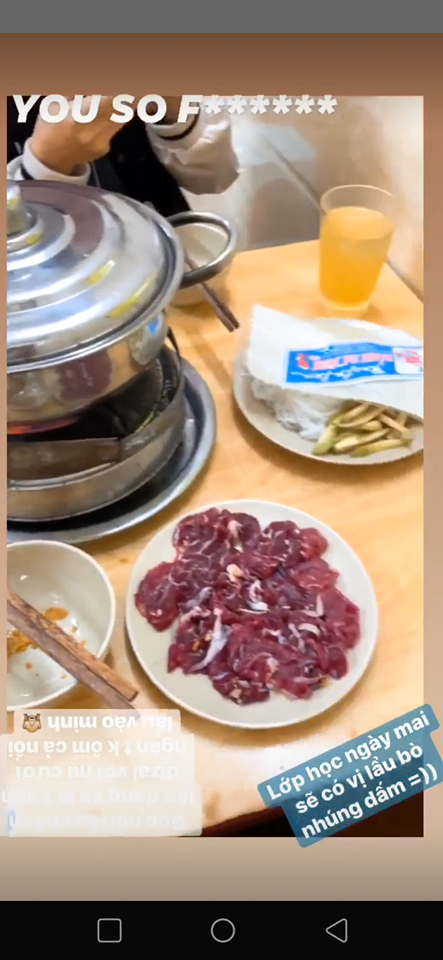
#> input picture tren lop/test.png, 443 x 960 px
$ python 'tuyen tinh tung khuc.py'
#> lines starting #> are read from the running program, lines starting #| are printed output that depends on the picture
import cv2
import numpy as np

def ham(L, r1,s1,r2,s2):
    for row in range(L.shape[0]):
        for col in range(L.shape[1]):
            if L[row][col] < r1 :
                L[row][col] = (L[row][col]/r1)*s1
            elif  L[row][col]<r2:
                L[row][col]=  ((L[row][col]-r1)/(r2-r1))*(s2-s1)+s1
            else:
                L[row][col] = ( (L[row][col]-r2)/(255-r2))*(255-s2)+s2
    return L

img = cv2.imread("test.png", 0);
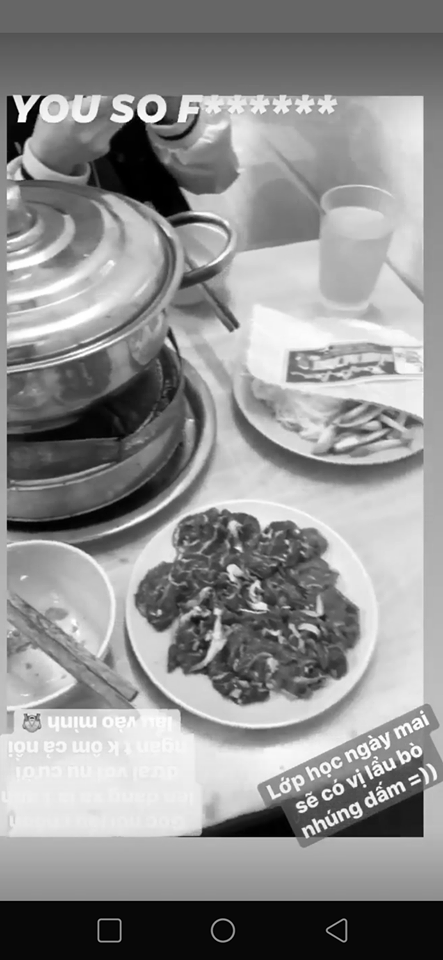
#> img: shape (960, 443); min 0, max 255, mean 143.5

cv2.imshow('linh',img);

print(img)
#> (printed output is left out)
cv2.waitKey(0);
cv2.destroyAllWindows();
